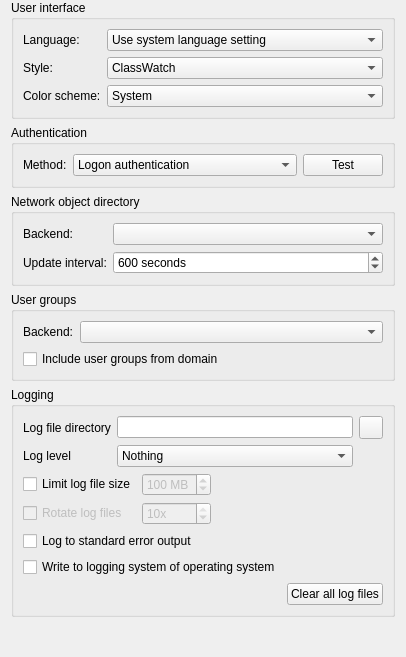
<?xml version="1.0" encoding="UTF-8"?>
<ui version="4.0">
 <class>GeneralConfigurationPage</class>
 <widget class="QWidget" name="GeneralConfigurationPage">
  <layout class="QVBoxLayout" name="verticalLayout_14">
   <property name="topMargin">
    <number>0</number>
   </property>
   <property name="bottomMargin">
    <number>0</number>
   </property>
   <item>
    <widget class="QGroupBox" name="groupBox_11">
     <property name="title">
      <string>User interface</string>
     </property>
     <layout class="QGridLayout" name="gridLayout_13">
      <item row="1" column="1">
       <widget class="QComboBox" name="uiStyle">
        <item>
         <property name="text">
          <string notr="true">ClassWatch</string>
         </property>
        </item>
        <item>
         <property name="text">
          <string>System</string>
         </property>
        </item>
       </widget>
      </item>
      <item row="0" column="1">
       <widget class="QComboBox" name="uiLanguage">
        <property name="sizePolicy">
         <sizepolicy hsizetype="MinimumExpanding" vsizetype="Fixed">
          <horstretch>0</horstretch>
          <verstretch>0</verstretch>
         </sizepolicy>
        </property>
        <property name="sizeAdjustPolicy">
         <enum>QComboBox::SizeAdjustPolicy::AdjustToContents</enum>
        </property>
        <item>
         <property name="text">
          <string>Use system language setting</string>
         </property>
        </item>
       </widget>
      </item>
      <item row="2" column="0">
       <widget class="QLabel" name="label_42">
        <property name="text">
         <string>Color scheme:</string>
        </property>
       </widget>
      </item>
      <item row="1" column="0">
       <widget class="QLabel" name="label_41">
        <property name="text">
         <string>Style:</string>
        </property>
       </widget>
      </item>
      <item row="2" column="1">
       <widget class="QComboBox" name="uiColorScheme">
        <item>
         <property name="text">
          <string notr="true">System</string>
         </property>
        </item>
        <item>
         <property name="text">
          <string>Light</string>
         </property>
        </item>
        <item>
         <property name="text">
          <string>Dark</string>
         </property>
        </item>
       </widget>
      </item>
      <item row="0" column="0">
       <widget class="QLabel" name="label_39">
        <property name="text">
         <string>Language:</string>
        </property>
       </widget>
      </item>
     </layout>
    </widget>
   </item>
   <item>
    <widget class="QGroupBox" name="groupBox">
     <property name="title">
      <string>Authentication</string>
     </property>
     <layout class="QHBoxLayout" name="horizontalLayout" stretch="0,1,0">
      <item>
       <widget class="QLabel" name="label_2">
        <property name="text">
         <string>Method:</string>
        </property>
       </widget>
      </item>
      <item>
       <widget class="QComboBox" name="authenticationMethod">
        <item>
         <property name="text">
          <string>Logon authentication</string>
         </property>
        </item>
        <item>
         <property name="text">
          <string>Key file authentication</string>
         </property>
        </item>
       </widget>
      </item>
      <item>
       <widget class="QPushButton" name="testAuthenticationButton">
        <property name="text">
         <string>Test</string>
        </property>
        <property name="icon">
         <iconset resource="../../core/resources/core.qrc">
          <normaloff>:/core/dialog-ok-apply.png</normaloff>:/core/dialog-ok-apply.png</iconset>
        </property>
       </widget>
      </item>
     </layout>
    </widget>
   </item>
   <item>
    <widget class="QGroupBox" name="groupBox_12">
     <property name="title">
      <string>Network object directory</string>
     </property>
     <layout class="QGridLayout" name="gridLayout_14" columnstretch="0,1">
      <item row="0" column="0">
       <widget class="QLabel" name="label">
        <property name="text">
         <string>Backend:</string>
        </property>
       </widget>
      </item>
      <item row="0" column="1">
       <widget class="QComboBox" name="networkObjectDirectoryPlugin"/>
      </item>
      <item row="1" column="0">
       <widget class="QLabel" name="label_40">
        <property name="text">
         <string>Update interval:</string>
        </property>
       </widget>
      </item>
      <item row="1" column="1">
       <widget class="QSpinBox" name="networkObjectDirectoryUpdateInterval">
        <property name="suffix">
         <string> seconds</string>
        </property>
        <property name="minimum">
         <number>10</number>
        </property>
        <property name="maximum">
         <number>3600</number>
        </property>
        <property name="value">
         <number>600</number>
        </property>
       </widget>
      </item>
     </layout>
    </widget>
   </item>
   <item>
    <widget class="QGroupBox" name="groupBox_2">
     <property name="title">
      <string>User groups</string>
     </property>
     <layout class="QGridLayout" name="gridLayout_2" columnstretch="0,1">
      <item row="0" column="0">
       <widget class="QLabel" name="label_3">
        <property name="text">
         <string>Backend:</string>
        </property>
       </widget>
      </item>
      <item row="0" column="1">
       <widget class="QComboBox" name="userGroupsBackend"/>
      </item>
      <item row="1" column="0" colspan="2">
       <widget class="QCheckBox" name="useDomainUserGroups">
        <property name="text">
         <string>Include user groups from domain</string>
        </property>
       </widget>
      </item>
     </layout>
    </widget>
   </item>
   <item>
    <widget class="QGroupBox" name="groupBox_7">
     <property name="title">
      <string>Logging</string>
     </property>
     <layout class="QVBoxLayout" name="verticalLayout">
      <item>
       <layout class="QGridLayout" name="gridLayout_9">
        <item row="0" column="0">
         <widget class="QLabel" name="label_10">
          <property name="text">
           <string>Log file directory</string>
          </property>
         </widget>
        </item>
        <item row="0" column="1">
         <widget class="QLineEdit" name="logFileDirectory"/>
        </item>
        <item row="0" column="2">
         <widget class="QToolButton" name="openLogFileDirectory">
          <property name="icon">
           <iconset resource="../../core/resources/core.qrc">
            <normaloff>:/core/document-open.png</normaloff>:/core/document-open.png</iconset>
          </property>
         </widget>
        </item>
        <item row="1" column="0">
         <widget class="QLabel" name="label_11">
          <property name="text">
           <string>Log level</string>
          </property>
         </widget>
        </item>
        <item row="1" column="1">
         <widget class="QComboBox" name="logLevel">
          <property name="sizeAdjustPolicy">
           <enum>QComboBox::SizeAdjustPolicy::AdjustToContents</enum>
          </property>
          <item>
           <property name="text">
            <string>Nothing</string>
           </property>
          </item>
          <item>
           <property name="text">
            <string>Only critical messages</string>
           </property>
          </item>
          <item>
           <property name="text">
            <string>Errors and critical messages</string>
           </property>
          </item>
          <item>
           <property name="text">
            <string>Warnings and errors</string>
           </property>
          </item>
          <item>
           <property name="text">
            <string>Information, warnings and errors</string>
           </property>
          </item>
          <item>
           <property name="text">
            <string>Debug messages and everything else</string>
           </property>
          </item>
         </widget>
        </item>
       </layout>
      </item>
      <item>
       <layout class="QGridLayout" name="gridLayout">
        <item row="1" column="1">
         <widget class="QSpinBox" name="logFileRotationCount">
          <property name="enabled">
           <bool>false</bool>
          </property>
          <property name="suffix">
           <string>x</string>
          </property>
          <property name="minimum">
           <number>1</number>
          </property>
          <property name="maximum">
           <number>10</number>
          </property>
          <property name="value">
           <number>10</number>
          </property>
         </widget>
        </item>
        <item row="1" column="0">
         <widget class="QCheckBox" name="logFileRotationEnabled">
          <property name="enabled">
           <bool>false</bool>
          </property>
          <property name="text">
           <string>Rotate log files</string>
          </property>
         </widget>
        </item>
        <item row="0" column="1">
         <widget class="QSpinBox" name="logFileSizeLimit">
          <property name="enabled">
           <bool>false</bool>
          </property>
          <property name="suffix">
           <string> MB</string>
          </property>
          <property name="minimum">
           <number>1</number>
          </property>
          <property name="maximum">
           <number>999</number>
          </property>
          <property name="value">
           <number>100</number>
          </property>
         </widget>
        </item>
        <item row="0" column="0">
         <widget class="QCheckBox" name="logFileSizeLimitEnabled">
          <property name="text">
           <string>Limit log file size</string>
          </property>
         </widget>
        </item>
        <item row="0" column="2">
         <spacer name="horizontalSpacer">
          <property name="orientation">
           <enum>Qt::Orientation::Horizontal</enum>
          </property>
          <property name="sizeHint" stdset="0">
           <size>
            <width>40</width>
            <height>0</height>
           </size>
          </property>
         </spacer>
        </item>
       </layout>
      </item>
      <item>
       <widget class="QCheckBox" name="logToStdErr">
        <property name="text">
         <string>Log to standard error output</string>
        </property>
       </widget>
      </item>
      <item>
       <widget class="QCheckBox" name="logToSystem">
        <property name="text">
         <string>Write to logging system of operating system</string>
        </property>
       </widget>
      </item>
      <item>
       <layout class="QHBoxLayout" name="horizontalLayout_5">
        <item>
         <spacer name="horizontalSpacer_10">
          <property name="orientation">
           <enum>Qt::Orientation::Horizontal</enum>
          </property>
          <property name="sizeHint" stdset="0">
           <size>
            <width>40</width>
            <height>20</height>
           </size>
          </property>
         </spacer>
        </item>
        <item>
         <widget class="QPushButton" name="clearLogFiles">
          <property name="text">
           <string>Clear all log files</string>
          </property>
          <property name="icon">
           <iconset resource="../../core/resources/core.qrc">
            <normaloff>:/core/edit-delete.png</normaloff>:/core/edit-delete.png</iconset>
          </property>
         </widget>
        </item>
       </layout>
      </item>
     </layout>
    </widget>
   </item>
   <item>
    <spacer name="verticalSpacer">
     <property name="orientation">
      <enum>Qt::Orientation::Vertical</enum>
     </property>
     <property name="sizeHint" stdset="0">
      <size>
       <width>20</width>
       <height>40</height>
      </size>
     </property>
    </spacer>
   </item>
  </layout>
 </widget>
 <tabstops>
  <tabstop>uiLanguage</tabstop>
  <tabstop>uiStyle</tabstop>
  <tabstop>uiColorScheme</tabstop>
  <tabstop>authenticationMethod</tabstop>
  <tabstop>testAuthenticationButton</tabstop>
  <tabstop>networkObjectDirectoryPlugin</tabstop>
  <tabstop>networkObjectDirectoryUpdateInterval</tabstop>
  <tabstop>userGroupsBackend</tabstop>
  <tabstop>logFileDirectory</tabstop>
  <tabstop>openLogFileDirectory</tabstop>
  <tabstop>logLevel</tabstop>
  <tabstop>logFileSizeLimitEnabled</tabstop>
  <tabstop>logFileSizeLimit</tabstop>
  <tabstop>logFileRotationEnabled</tabstop>
  <tabstop>logFileRotationCount</tabstop>
  <tabstop>logToStdErr</tabstop>
  <tabstop>logToSystem</tabstop>
  <tabstop>clearLogFiles</tabstop>
 </tabstops>
 <resources>
  <include location="../../core/resources/core.qrc"/>
 </resources>
 <connections>
  <connection>
   <sender>logFileSizeLimitEnabled</sender>
   <signal>toggled(bool)</signal>
   <receiver>logFileSizeLimit</receiver>
   <slot>setEnabled(bool)</slot>
   <hints>
    <hint type="sourcelabel">
     <x>308</x>
     <y>376</y>
    </hint>
    <hint type="destinationlabel">
     <x>408</x>
     <y>377</y>
    </hint>
   </hints>
  </connection>
  <connection>
   <sender>logFileSizeLimitEnabled</sender>
   <signal>toggled(bool)</signal>
   <receiver>logFileRotationEnabled</receiver>
   <slot>setEnabled(bool)</slot>
   <hints>
    <hint type="sourcelabel">
     <x>138</x>
     <y>381</y>
    </hint>
    <hint type="destinationlabel">
     <x>129</x>
     <y>436</y>
    </hint>
   </hints>
  </connection>
  <connection>
   <sender>logFileRotationEnabled</sender>
   <signal>toggled(bool)</signal>
   <receiver>logFileRotationCount</receiver>
   <slot>setEnabled(bool)</slot>
   <hints>
    <hint type="sourcelabel">
     <x>129</x>
     <y>436</y>
    </hint>
    <hint type="destinationlabel">
     <x>658</x>
     <y>437</y>
    </hint>
   </hints>
  </connection>
 </connections>
</ui>
